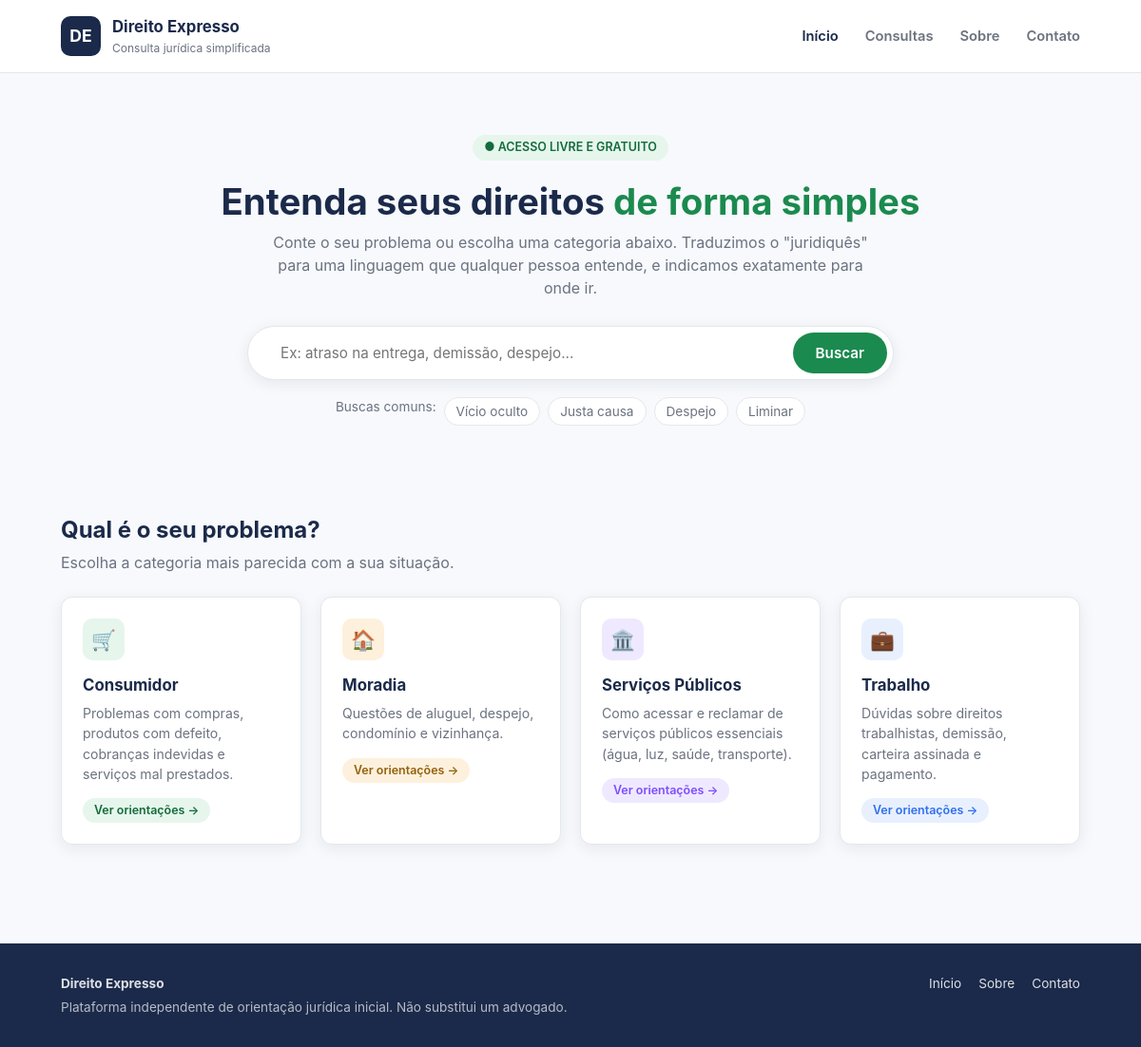
The page / on the database its author committed.
### tables this page shows
CREATE TABLE Categoria (
  idCategoria INT UNSIGNED AUTO_INCREMENT PRIMARY KEY,
  nome        VARCHAR(100) NOT NULL,
  descricao   TEXT NULL
);

### app/Core/helpers.php (called while the page is built, shortened)
<?php
function renderView(string $view, array $dados = []): void
{
    extract($dados);
    $caminho = dirname(__DIR__) . '/Views/' . $view . '.php';
    require $caminho;
}
function e(?string $valor): string
{
    return htmlspecialchars($valor ?? '', ENT_QUOTES, 'UTF-8');
}

### app/Controllers/HomeController.php (called while the page is built, shortened)
<?php
class HomeController
{
    public static function index(): void
    {
        renderView('web/home', [
            'categorias' => Categoria::all(),
        ]);
    }
}

### app/Models/Categoria.php (called while the page is built, shortened)
<?php
class Categoria
{
    public static function all(): array
    {
        return Database::getConnection()
            ->query('SELECT * FROM Categoria ORDER BY nome')
            ->fetchAll();
    }
}

### app/Views/web/home.php (the view, shortened to what this page needs)
<?php
require __DIR__ . '/partials/header.php';
$estiloCategoria = [
    'Consumidor'        => ['icone' => '🛒', 'pill' => 'pill-verde'],
    'Trabalho'          => ['icone' => '💼', 'pill' => 'pill-azul'],
    'Moradia'           => ['icone' => '🏠', 'pill' => 'pill-laranja'],
    'Serviços Públicos' => ['icone' => '🏛️', 'pill' => 'pill-roxo'],
];
$pillsCiclo = ['pill-verde', 'pill-azul', 'pill-laranja', 'pill-roxo'];
?>
<section class="hero">
  <span class="pill pill-verde">● ACESSO LIVRE E GRATUITO</span>
  <h1>Entenda seus direitos <span>de forma simples</span></h1>
  <p>Conte o seu problema ou escolha uma categoria abaixo. Traduzimos o "juridiquês" para uma linguagem que qualquer pessoa entende, e indicamos exatamente para onde ir.</p>
  <form class="busca-caixa" action="index.php" method="get">
    <input type="text" name="q" placeholder="Ex: atraso na entrega, demissão, despejo...">
    <button type="submit" class="btn btn-primario">Buscar</button>
  </form>
  <div class="buscas-comuns">
    <span>Buscas comuns:</span>
    <a href="index.php?page=consultas&amp;q=vício+oculto">Vício oculto</a>
    <a href="index.php?page=consultas&amp;q=justa+causa">Justa causa</a>
    <a href="index.php?page=consultas&amp;q=despejo">Despejo</a>
    <a href="index.php?page=consultas&amp;q=liminar">Liminar</a>
  </div>
</section>
<section class="secao">
  <div class="container">
    <h2>Qual é o seu problema?</h2>
    <p>Escolha a categoria mais parecida com a sua situação.</p>
    <div class="grade-categorias">
      <?php foreach ($categorias as $indice => $categoria): ?>
        <?php
          $estilo = $estiloCategoria[$categoria['nome']] ?? [
              'icone' => '⚖️',
              'pill' => $pillsCiclo[$indice % 4],
          ];
        ?>
        <a class="card cartao-categoria" href="index.php?page=consultas&amp;categoria=<?= (int) $categoria['idCategoria'] ?>">
          <span class="icone <?= $estilo['pill'] ?>"><?= $estilo['icone'] ?></span>
          <h3><?= e($categoria['nome']) ?></h3>
          <p><?= e($categoria['descricao'] ?? '') ?></p>
          <span class="pill <?= $estilo['pill'] ?>">Ver orientações →</span>
        </a>
      <?php endforeach; ?>
    </div>
  </div>
</section>
<?php require __DIR__ . '/partials/footer.php'; ?>

### public/assets/css/base.css (style rules this page uses)
:root { --cor-primaria: #1b8a4e; --cor-primaria-escura: #146b3c; --cor-primaria-clara: #e6f6ec; --cor-secundaria: #1b2a4a; --cor-secundaria-escura: #12203a; --cor-texto: #1f2937; --cor-texto-suave: #6b7280; --cor-fundo: #f7f9fc; --cor-borda: #e5e7eb; --cor-branco: #ffffff; --cor-azul: #2f6fed; --cor-azul-clara: #e8f0fe; --cor-laranja: #f5a524; --cor-laranja-clara: #fdf1dd; --cor-roxo: #7c4dff; --cor-roxo-claro: #efe9ff; --cor-vermelho: #dc2626; --cor-vermelho-clara: #fde8e8; --raio: 12px; --raio-pequeno: 8px; --sombra: 0 4px 16px rgba(20, 32, 58, 0.08); --fonte: -apple-system, "Segoe UI", Roboto, Arial, sans-serif; }
* { box-sizing: border-box; }
html, body { margin: 0; padding: 0; }
body { font-family: var(--fonte); color: var(--cor-texto); background: var(--cor-fundo); line-height: 1.5; }
a { color: inherit; text-decoration: none; }
button { font-family: inherit; cursor: pointer; }
.container { max-width: 1120px; margin: 0 auto; padding: 0 24px; }
.btn { display: inline-flex; align-items: center; justify-content: center; gap: 8px; padding: 12px 24px; border-radius: 999px; border: none; font-weight: 600; font-size: 0.95rem; transition: transform 0.1s ease, box-shadow 0.1s ease, background 0.15s ease; }
.btn-primario { background: var(--cor-primaria); color: var(--cor-branco); }
.card { background: var(--cor-branco); border: 1px solid var(--cor-borda); border-radius: var(--raio); box-shadow: var(--sombra); }
.pill { display: inline-flex; align-items: center; gap: 6px; padding: 4px 12px; border-radius: 999px; font-size: 0.78rem; font-weight: 600; }
.pill-verde { background: var(--cor-primaria-clara); color: var(--cor-primaria-escura); }
.pill-azul { background: var(--cor-azul-clara); color: var(--cor-azul); }
.pill-laranja { background: var(--cor-laranja-clara); color: #93610b; }
.pill-roxo { background: var(--cor-roxo-claro); color: var(--cor-roxo); }
input[type="text"], input[type="email"], input[type="password"], input[type="tel"], input[type="date"], input[type="search"], select, textarea { width: 100%; padding: 12px 14px; border-radius: var(--raio-pequeno); border: 1px solid var(--cor-borda); font-size: 0.95rem; font-family: inherit; background: var(--cor-branco); color: var(--cor-texto); }

### public/assets/css/web.css (style rules this page uses)
.hero { text-align: center; padding: 64px 24px 40px; }
.hero h1 { font-size: 2.4rem; color: var(--cor-secundaria); margin: 20px 0 8px; line-height: 1.2; }
.hero h1 span { color: var(--cor-primaria); }
.hero p { color: var(--cor-texto-suave); max-width: 640px; margin: 0 auto 28px; }
.busca-caixa { max-width: 680px; margin: 0 auto; display: flex; gap: 10px; background: var(--cor-branco); border: 1px solid var(--cor-borda); border-radius: 999px; padding: 6px 6px 6px 20px; box-shadow: var(--sombra); }
.busca-caixa input { border: none; flex: 1; }
.buscas-comuns { margin-top: 18px; display: flex; flex-wrap: wrap; gap: 8px; justify-content: center; font-size: 0.85rem; color: var(--cor-texto-suave); }
.buscas-comuns a { padding: 4px 12px; border: 1px solid var(--cor-borda); border-radius: 999px; background: var(--cor-branco); }
.secao { padding: 32px 24px 64px; }
.secao h2 { color: var(--cor-secundaria); margin-bottom: 4px; }
.secao > .container > p { color: var(--cor-texto-suave); margin-top: 0; margin-bottom: 24px; }
.grade-categorias { display: grid; grid-template-columns: repeat(auto-fit, minmax(230px, 1fr)); gap: 20px; }
.cartao-categoria { padding: 22px; transition: transform 0.15s ease, box-shadow 0.15s ease; }
.cartao-categoria .icone { width: 44px; height: 44px; border-radius: 10px; display: flex; align-items: center; justify-content: center; font-size: 1.3rem; margin-bottom: 14px; }
.cartao-categoria h3 { margin: 0 0 6px; color: var(--cor-secundaria); font-size: 1.05rem; }
.cartao-categoria p { color: var(--cor-texto-suave); font-size: 0.88rem; margin: 0 0 14px; }

### rows shown on the page
categoria: nome "🛒", nome "Consumidor", descricao "Problemas com compras, produtos com defeito, cobranças indevidas e serviços mal prestados."
categoria: nome "🏠", nome "Moradia", descricao "Questões de aluguel, despejo, condomínio e vizinhança."
categoria: nome "🏛️", nome "Serviços Públicos", descricao "Como acessar e reclamar de serviços públicos essenciais (água, luz, saúde, transporte)."
categoria: nome "💼", nome "Trabalho", descricao "Dúvidas sobre direitos trabalhistas, demissão, carteira assinada e pagamento."
